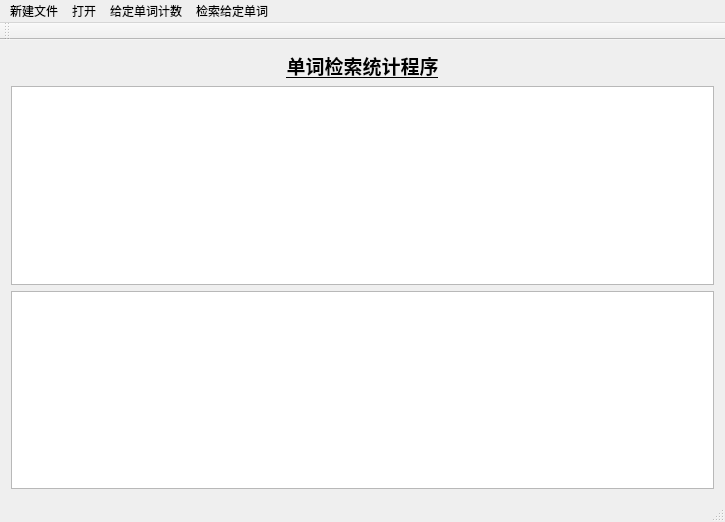
<?xml version="1.0" encoding="UTF-8"?>
<ui version="4.0">
 <class>MainWindow</class>
 <widget class="QMainWindow" name="MainWindow">
  <property name="geometry">
   <rect>
    <x>0</x>
    <y>0</y>
    <width>725</width>
    <height>522</height>
   </rect>
  </property>
  <property name="windowTitle">
   <string>MainWindow</string>
  </property>
  <widget class="QWidget" name="centralWidget">
   <layout class="QVBoxLayout" name="verticalLayout">
    <item>
     <widget class="QLabel" name="label">
      <property name="text">
       <string>&lt;html&gt;&lt;head/&gt;&lt;body&gt;&lt;p align=&quot;center&quot;&gt;&lt;span style=&quot; font-size:14pt; font-weight:600; text-decoration: underline;&quot;&gt;单词检索统计程序&lt;/span&gt;&lt;/p&gt;&lt;/body&gt;&lt;/html&gt;</string>
      </property>
     </widget>
    </item>
    <item>
     <widget class="QTextEdit" name="textEdit"/>
    </item>
    <item>
     <widget class="QTextBrowser" name="textBrowser"/>
    </item>
   </layout>
  </widget>
  <widget class="QMenuBar" name="menuBar">
   <property name="geometry">
    <rect>
     <x>0</x>
     <y>0</y>
     <width>725</width>
     <height>21</height>
    </rect>
   </property>
   <widget class="QMenu" name="menu_F">
    <property name="title">
     <string>新建文件</string>
    </property>
    <addaction name="newAction"/>
    <addaction name="saveAction"/>
   </widget>
   <widget class="QMenu" name="menu_E">
    <property name="title">
     <string>给定单词计数</string>
    </property>
    <addaction name="Search_1"/>
   </widget>
   <widget class="QMenu" name="menu_B">
    <property name="title">
     <string>检索给定单词</string>
    </property>
   </widget>
   <widget class="QMenu" name="menu_O">
    <property name="title">
     <string>打开</string>
    </property>
    <addaction name="openAction_3"/>
   </widget>
   <addaction name="menu_F"/>
   <addaction name="menu_O"/>
   <addaction name="menu_E"/>
   <addaction name="menu_B"/>
  </widget>
  <widget class="QToolBar" name="mainToolBar">
   <attribute name="toolBarArea">
    <enum>TopToolBarArea</enum>
   </attribute>
   <attribute name="toolBarBreak">
    <bool>false</bool>
   </attribute>
  </widget>
  <widget class="QStatusBar" name="statusBar"/>
  <action name="newAction">
   <property name="text">
    <string>新建(&amp;N)</string>
   </property>
  </action>
  <action name="openAction">
   <property name="text">
    <string>打开(&amp;O)</string>
   </property>
  </action>
  <action name="saveAction">
   <property name="text">
    <string>另存为(&amp;S)</string>
   </property>
  </action>
  <action name="openAction_2">
   <property name="text">
    <string>打开(&amp;O)</string>
   </property>
  </action>
  <action name="Search_1">
   <property name="text">
    <string>检索(&amp;F)</string>
   </property>
  </action>
  <action name="openAction_3">
   <property name="text">
    <string>Open(&amp;O)</string>
   </property>
  </action>
 </widget>
 <layoutdefault spacing="6" margin="11"/>
 <resources/>
 <connections/>
</ui>
